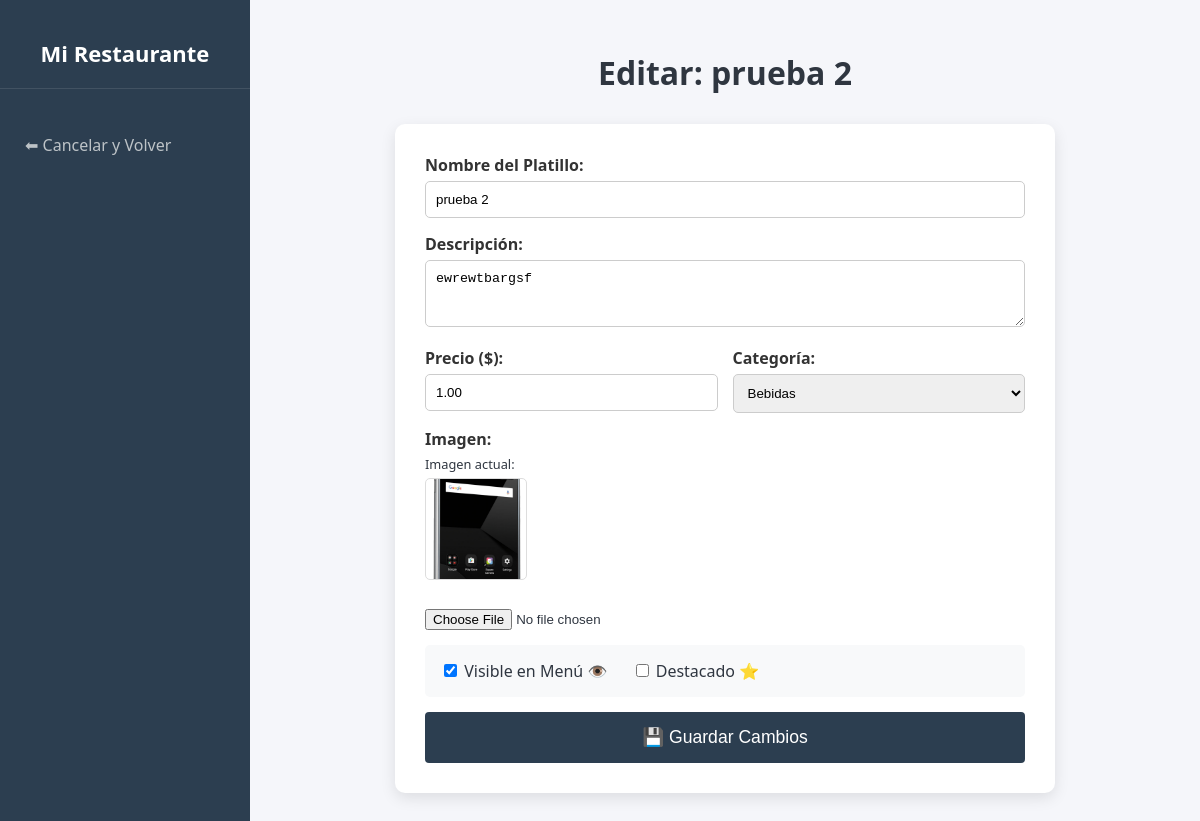
/admin/producto_form.php?id=6 (signed in), run on the app's committed database.
### tables this page shows
CREATE TABLE `productos` (
  `id` int(11) NOT NULL,
  `categoria_id` int(11) NOT NULL,
  `nombre` varchar(100) NOT NULL,
  `descripcion` text DEFAULT NULL,
  `precio` decimal(10,2) NOT NULL,
  `imagen` varchar(255) DEFAULT NULL,
  `activo` tinyint(1) DEFAULT 1,
  `destacado` tinyint(1) DEFAULT 0 COMMENT 'Platillo del dia'
);

CREATE TABLE `categorias` (
  `id` int(11) NOT NULL,
  `nombre` varchar(50) NOT NULL,
  `orden` int(11) DEFAULT 0
);

### admin/producto_form.php (the view, shortened to what this page needs)
<?php
require '../config/db.php';
$producto = [
    'id' => '',
    'nombre' => '',
    'descripcion' => '',
    'precio' => '',
    'categoria_id' => '',
    'imagen' => '',
    'activo' => 1,
    'destacado' => 0
];
$titulo = "Nuevo Platillo";
if (isset($_GET['id'])) {
    $id = (int)$_GET['id'];
    $stmt = $pdo->prepare("SELECT * FROM productos WHERE id = ?");
    $stmt->execute([$id]);
    $producto_encontrado = $stmt->fetch();
    if ($producto_encontrado) {
        $producto = $producto_encontrado;
        $titulo = "Editar: " . htmlspecialchars($producto['nombre']);
    }
}
$categorias = $pdo->query("SELECT * FROM categorias ORDER BY orden ASC")->fetchAll();
?>
<!DOCTYPE html>
<html lang="es">
<head>
    <link rel="stylesheet" href="css/admin.css">
</head>
<body>
<div class="admin-layout">
    <nav class="sidebar">
        <h2>Mi Restaurante</h2>
        <a href="productos.php">⬅ Cancelar y Volver</a>
    </nav>
    <main class="main-content">
        <h1 style="text-align: center; margin-bottom: 30px;"><?php echo $titulo; ?></h1>
        <div class="form-container">
            <form method="POST" enctype="multipart/form-data">
                <div class="form-group">
                    <label class="form-label">Nombre del Platillo:</label>
                    <input type="text" name="nombre" class="form-control"
                           value="<?php echo htmlspecialchars($producto['nombre']); ?>" required>
                </div>
                <div class="form-group">
                    <label class="form-label">Descripción:</label>
                    <textarea name="descripcion" class="form-control" rows="3"><?php echo htmlspecialchars($producto['descripcion']); ?></textarea>
                </div>
                <div class="row">
                    <div class="col form-group">
                        <label class="form-label">Precio ($):</label>
                        <input type="number" step="0.50" name="precio" class="form-control"
                               value="<?php echo $producto['precio']; ?>" required>
                    </div>
                    <div class="col form-group">
                        <label class="form-label">Categoría:</label>
                        <select name="categoria_id" class="form-control">
                            <?php foreach($categorias as $cat): ?>
                                <option value="<?php echo $cat['id']; ?>"
                                    <?php echo ($cat['id'] == $producto['categoria_id']) ? 'selected' : ''; ?>>
                                    <?php echo htmlspecialchars($cat['nombre']); ?>
                                </option>
                            <?php endforeach; ?>
                        </select>
                    </div>
                </div>
                <div class="form-group">
                    <label class="form-label">Imagen:</label>
                    <?php if($producto['imagen']): ?>
                        <p style="font-size: 0.8rem; margin: 0;">Imagen actual:</p>
                        <img src="../uploads/productos/<?php echo $producto['imagen']; ?>" class="preview-img">
                        <br><br>
                    <?php endif; ?>
                    <input type="file" name="foto" accept="image/*">
                </div>
                <div class="form-group" style="background: #f8f9fa; padding: 15px; border-radius: 5px;">
                    <label style="margin-right: 20px;">
                        <input type="checkbox" name="activo" <?php echo ($producto['activo']) ? 'checked' : ''; ?>>
                        Visible en Menú 👁️
                    </label>
                    <label>
                        <input type="checkbox" name="destacado" <?php echo ($producto['destacado']) ? 'checked' : ''; ?>>
                        Destacado ⭐
                    </label>
                </div>
                <button type="submit" class="btn btn-main" style="width: 100%; padding: 15px; font-size: 1.1rem;">
                    💾 Guardar Cambios
                </button>
            </form>
        </div>
    </main>
</div>
</body>
</html>

### admin/css/admin.css (style rules this page uses)
:root { --primary: #2c3e50; --accent: #27ae60; --bg: #f5f6fa; --white: #ffffff; --text: #2f3640; }
body { margin: 0; font-family: 'Segoe UI', Tahoma, Geneva, Verdana, sans-serif; background-color: var(--bg); color: var(--text); }
.admin-layout { display: flex; min-height: 100vh; }
.sidebar { width: 250px; background-color: var(--primary); color: var(--white); display: flex; flex-direction: column; padding: 20px 0; }
.sidebar h2 { text-align: center; margin-bottom: 30px; font-size: 22px; border-bottom: 1px solid rgba(255,255,255,0.1); padding-bottom: 20px; }
.sidebar a { color: #bdc3c7; text-decoration: none; padding: 15px 25px; transition: 0.3s; font-size: 16px; }
.main-content { flex: 1; padding: 30px; }
.btn { padding: 8px 15px; text-decoration: none; border-radius: 4px; font-size: 14px; display: inline-block; border: none; cursor: pointer; }
.btn-main { background-color: var(--primary); color: white; }

### admin/producto_form.php (style rules this page uses)
.form-container { max-width: 600px; margin: 0 auto; background: white; padding: 30px; border-radius: 10px; box-shadow: 0 5px 15px rgba(0,0,0,0.1); }
.form-group { margin-bottom: 15px; }
.form-label { display: block; font-weight: bold; margin-bottom: 5px; color: #333; }
.form-control { width: 100%; padding: 10px; border: 1px solid #ccc; border-radius: 5px; box-sizing: border-box; }
.preview-img { width: 100px; height: 100px; object-fit: cover; border-radius: 5px; border: 1px solid #ddd; margin-top: 5px; }
.row { display: flex; gap: 15px; }
.col { flex: 1; }

### data on the page
productos: nombre "Editar: prueba 2", nombre "prueba 2", descripcion "ewrewtbargsf", precio "1.00", categoria_id "Bebidas", imagen (picture), activo "☑"
